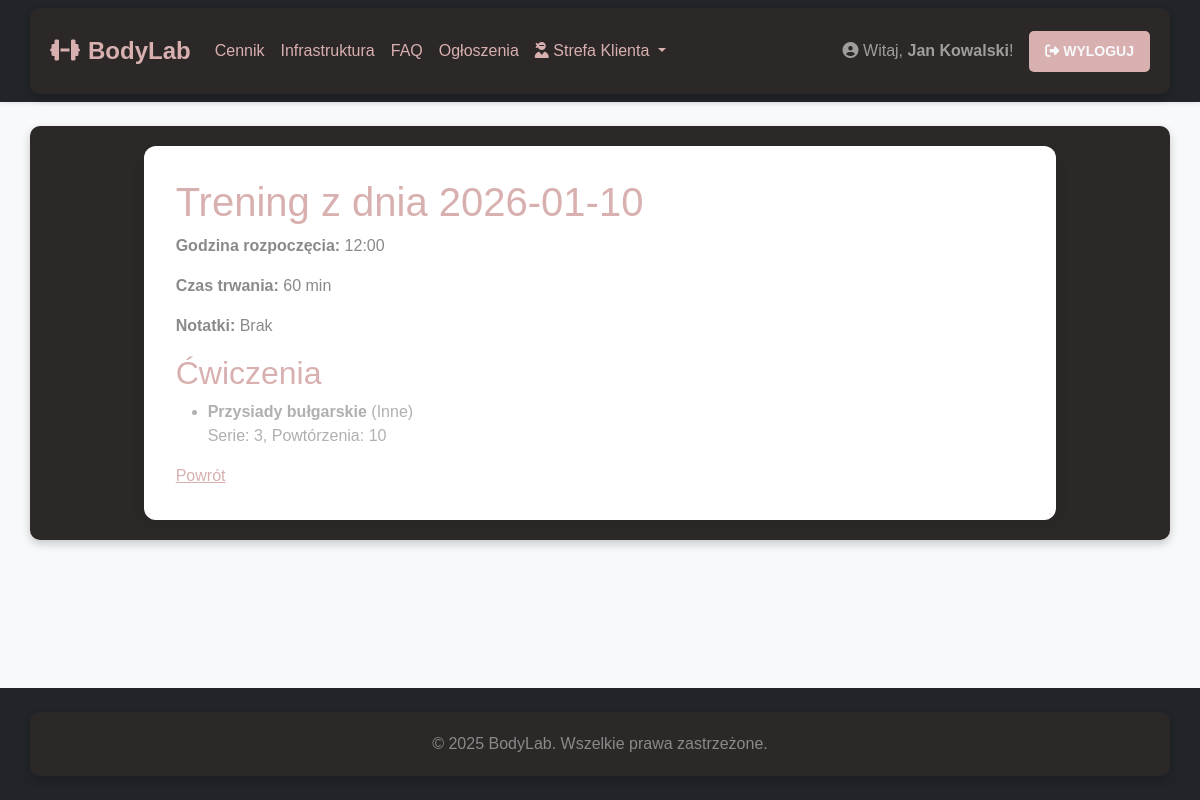
The app's page /view_workout/1 (signed in) with its own data.
### app.py (models this page shows, shortened)
class User(db.Model, UserMixin):
    id = db.Column(db.Integer, primary_key=True)
    username = db.Column(db.String(50), unique=True, nullable=False)
    email = db.Column(db.String(120), unique=True, nullable=False)
    password_hash = db.Column(db.String(256), nullable=False)
    role = db.Column(db.String(20), nullable=False, default='user')
    experience_notes = db.Column(db.Text, nullable=True)
    sessions_taught = db.relationship('TrainingSession', back_populates='trainer', lazy='dynamic')
    bookings = db.relationship('Booking', back_populates='user', lazy='dynamic')
    messages_sent = db.relationship('Message', foreign_keys='Message.sender_id', back_populates='sender',
                                    lazy='dynamic')
    messages_received = db.relationship('Message', foreign_keys='Message.recipient_id', back_populates='recipient',
                                        lazy='dynamic')
    @property
    def is_admin(self): return self.role == 'admin'
    @property
    def is_trainer(self): return self.role == 'trainer'

class Workout(db.Model):
    id = db.Column(db.Integer, primary_key=True)
    user_id = db.Column(db.Integer, db.ForeignKey('user.id'), nullable=False)
    date = db.Column(db.String(10), nullable=False)
    start_time = db.Column(db.String(5), nullable=False)
    duration = db.Column(db.String(10), nullable=False)
    notes = db.Column(db.Text)
    user = db.relationship('User', backref=db.backref('workouts_ref', lazy=True))

class Exercise(db.Model):
    id = db.Column(db.Integer, primary_key=True)
    workout_id = db.Column(db.Integer, db.ForeignKey('workout.id'), nullable=False)
    body_part = db.Column(db.String(50), nullable=False)
    name = db.Column(db.String(100), nullable=False)
    sets = db.Column(db.Integer, nullable=False)
    reps = db.Column(db.Integer, nullable=False)
    workout = db.relationship('Workout', backref=db.backref('exercises', lazy=True, cascade="all, delete-orphan"))

### app.py (the view)
@app.route("/view_workout/<int:workout_id>")
@login_required
def view_workout(workout_id):
    workout = db.session.get(Workout, workout_id)
    if not workout or (workout.user_id != current_user.id and not current_user.is_admin):
        flash("Brak dostępu.", "danger")
        return redirect(url_for('workout_history'))
    exercises = Exercise.query.filter_by(workout_id=workout.id).all()
    return render_template("view_workout.html", workout=workout, exercises=exercises)

### app.py (called while the page is built)
@login_manager.user_loader
def load_user(user_id):
    return db.session.get(User, int(user_id))

### templates/view_workout.html
{% extends "base.html" %}
{% block content %}
    <h1>Trening z dnia {{ workout.date }}</h1>
    <p><strong>Godzina rozpoczęcia:</strong> {{ workout.start_time }}</p>
    <p><strong>Czas trwania:</strong> {{ workout.duration }} min</p>
    <p><strong>Notatki:</strong> {{ workout.notes or "Brak" }}</p>
    <h2>Ćwiczenia</h2>
    {% if exercises %}
        <ul>
        {% for exercise in exercises %}
            <li>
                <strong>{{ exercise.name }}</strong> ({{ exercise.body_part }})<br>
                Serie: {{ exercise.sets }}, Powtórzenia: {{ exercise.reps }}
            </li>
        {% endfor %}
        </ul>
    {% else %}
        <p>Brak ćwiczeń w tym treningu.</p>
    {% endif %}
    <a href="{{ url_for('workout_history') }}">Powrót</a>
{% endblock %}

### templates/base.html (shortened to what this page needs)
<!DOCTYPE html>
<html lang="pl">
<head>
    <link href="https://cdn.jsdelivr.net/npm/bootstrap@5.3.3/dist/css/bootstrap.min.css" rel="stylesheet">
    <link rel="stylesheet" href="https://cdnjs.cloudflare.com/ajax/libs/font-awesome/6.5.0/css/all.min.css">
    <link rel="stylesheet" href="{{ url_for('static', filename='style.css') }}">
</head>
<body>
<nav class="navbar navbar-expand-lg navbar-dark bg-dark shadow-sm">
    <div class="container">
        <a class="navbar-brand" href="{{ url_for('index') }}">
            <i class="fas fa-dumbbell me-2"></i>BodyLab
        </a>
        <div class="collapse navbar-collapse" id="navbarNav">
            <ul class="navbar-nav me-auto">
                <li class="nav-item">
                    <a class="nav-link" href="{{ url_for('pricing') }}">Cennik</a>
                </li>
                <li class="nav-item">
                    <a class="nav-link" href="{{ url_for('infrastructure') }}">Infrastruktura</a>
                </li>
                <li class="nav-item">
                    <a class="nav-link" href="{{ url_for('faq') }}">FAQ</a>
                </li>
                <li class="nav-item">
                    <a class="nav-link" href="{{ url_for('announcements') }}">Ogłoszenia</a>
                </li>
                {% if current_user.is_authenticated and not current_user.is_admin and not current_user.is_trainer %}
                <li class="nav-item dropdown">
                    <a class="nav-link dropdown-toggle" href="#" role="button" data-bs-toggle="dropdown">
                        <i class="fas fa-user-ninja"></i> Strefa Klienta
                    </a>
                </li>
                {% endif %}
            </ul>
            <ul class="navbar-nav ms-auto d-flex align-items-center">
                {% if current_user.is_authenticated %}
                    <li class="nav-item">
                        <span class="navbar-text me-3">
                            <i class="fas fa-user-circle"></i> Witaj, <strong>{{ current_user.username }}</strong>!
                        </span>
                    </li>
                    <li class="nav-item">
                        <a class="btn btn-outline-light btn-sm px-3" href="{{ url_for('logout') }}">
                            <i class="fas fa-sign-out-alt"></i> Wyloguj
                        </a>
                    </li>
                {% endif %}
            </ul>
        </div>
    </div>
</nav>
<main class="main-content">
    <div class="container mt-4">
        <div class="row justify-content-center">
            <div class="col-lg-10">
                <div class="content-card">
                    {% block content %}{% endblock %}
                </div>
            </div>
        </div>
    </div>
</main>
<footer class="text-center py-4 mt-5">
    <div class="container">
        <p class="mb-0">&copy; 2025 BodyLab. Wszelkie prawa zastrzeżone.</p>
    </div>
</footer>
</body>
</html>

### static/style.css (style rules this page uses)
body { background-color: #1e1e2f; color: #b0b0b0; font-family: 'Arial', sans-serif; }
.container { background: #2c2827; padding: 20px; border-radius: 10px; box-shadow: 0 4px 10px rgba(0, 0, 0, 0.2); }
h1, h2 { color: #d8b0b0; }
p { color: #8a8a8a; font-size: 16px; }
button, .btn { background: #d8b0b0; color: #1e1e2f; padding: 10px 15px; border-radius: 5px; font-weight: bold; text-transform: uppercase; border: none; cursor: pointer; }
.navbar { background: #181824; }
.navbar-brand, .nav-link { color: #d8b0b0 !important; }
a { color: #d8b0b0; }

### templates/base.html (style rules this page uses)
body { background-color: #f8f9fa; min-height: 100vh; display: flex; flex-direction: column; }
.main-content { flex: 1; }
.navbar-brand { font-weight: 700; font-size: 1.5rem; }
footer { margin-top: auto; background-color: #212529; color: #adb5bd; }
.content-card { background: white; border-radius: 12px; box-shadow: 0 4px 15px rgba(0,0,0,0.08); padding: 2rem; }
.navbar-dark .navbar-nav .btn { color: #212529; }
.navbar-dark .navbar-nav .btn-outline-light { color: #f8f9fa; }

### records on screen
User: username "Jan Kowalski"
Workout: date "2026-01-10", start_time "12:00", duration "60", notes "Brak"
Exercise: name "Przysiady bułgarskie", body_part "Inne", sets "3", reps "10"
